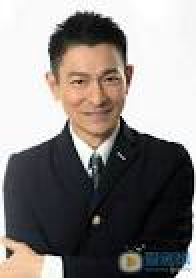
%> input picture ex_4/liudehua.jpg, 98 x 139 px (shown 2 times larger)
$ octave ex_4.m   (GNU Octave 9; MATLAB toolbox functions it lacks are replaced by stand-ins)
%> lines starting %> are read from the running program, lines starting %| are printed output that depends on the picture
clear
clc
I1=imread('liudehua.jpg');%图片1
%> I1 is the input picture: size 139x98x3 uint8; mean R, G, B 136.4, 131.8, 129.6
g1=rgb2gray(I1);
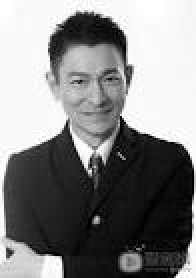
%> g1: size 139x98 uint8 (shown 2 times larger); min 0, max 255, mean 132.9
g1 = imresize(g1,[2698 1927]);
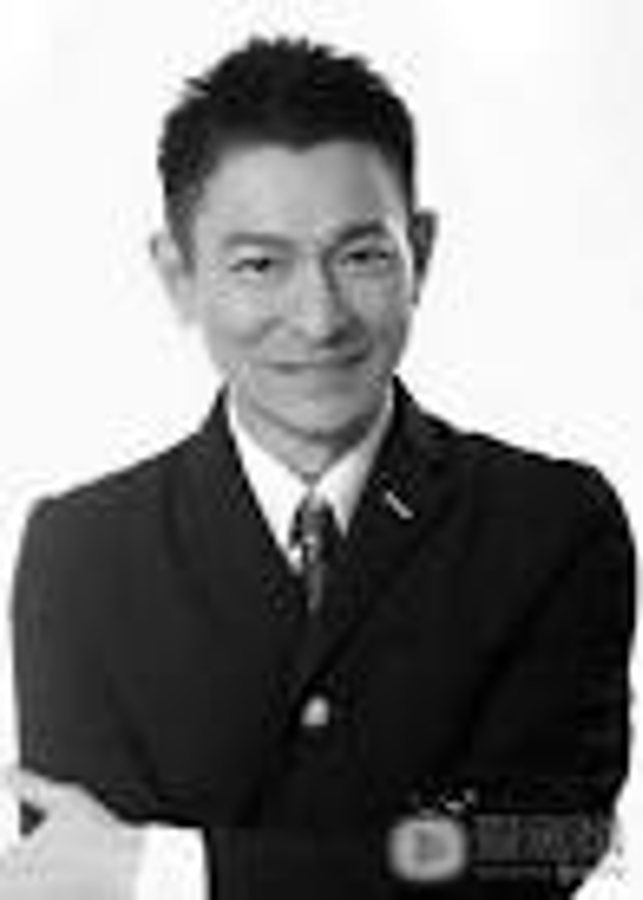
%> g1: size 2698x1927 uint8 (shown at 1/3 size); min 0, max 255, mean 132.9
s=fftshift(fft2(g1));
[M,N]=size(s);
%> M = 2698; N = 1927
n1=fix(M/2);
%> n1 = 1349
n2=fix(N/2);
%> n2 = 963

%理想低通滤波器取d0=10  （15,30）可变
d0=30;
%> (the run ends here)
